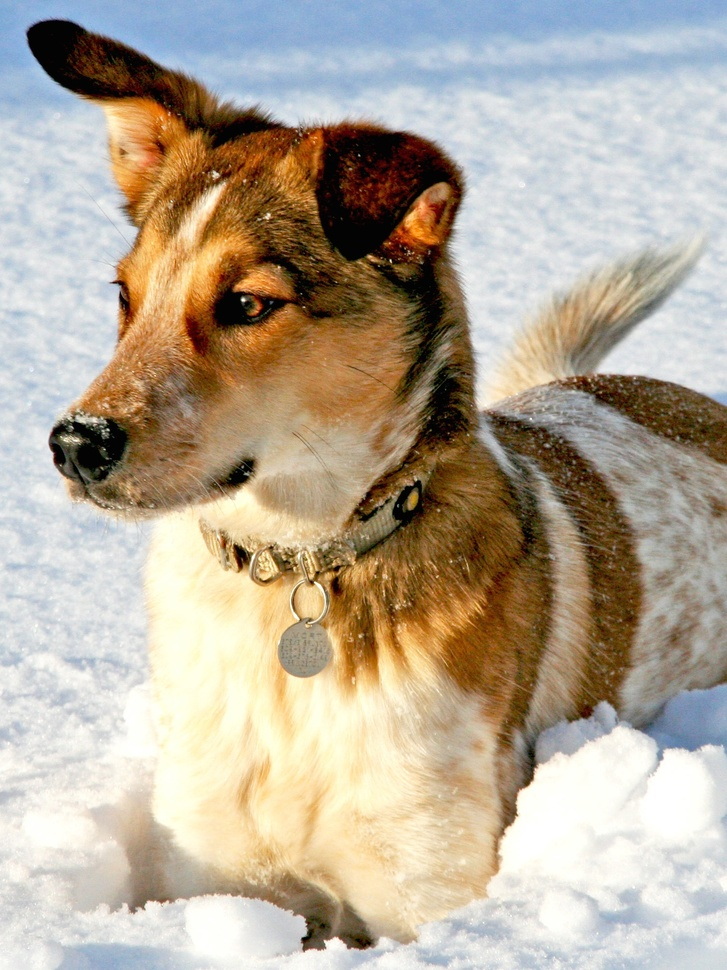
#> input picture svd/data/dog.jpg, 727 x 970 px, shrunk from 1500 x 2000 before the run, found by its file name
$ jupyter execute image_compression.ipynb
#> lines starting #> are read from the running program, lines starting #| are printed output that depends on the picture
[cell 1]
import numpy as np
import matplotlib.pyplot as plt
import cv2
import os
os.chdir("/home/ricardo/estudos/svd")

[cell 2]
img = cv2.imread("/home/ricardo/estudos/svd/data/dog.jpg")
#> img is the input picture: shape (970, 727, 3); mean B, G, R 152, 169.5, 181.4
gray_image = cv2.cvtColor(img, cv2.COLOR_BGR2GRAY)
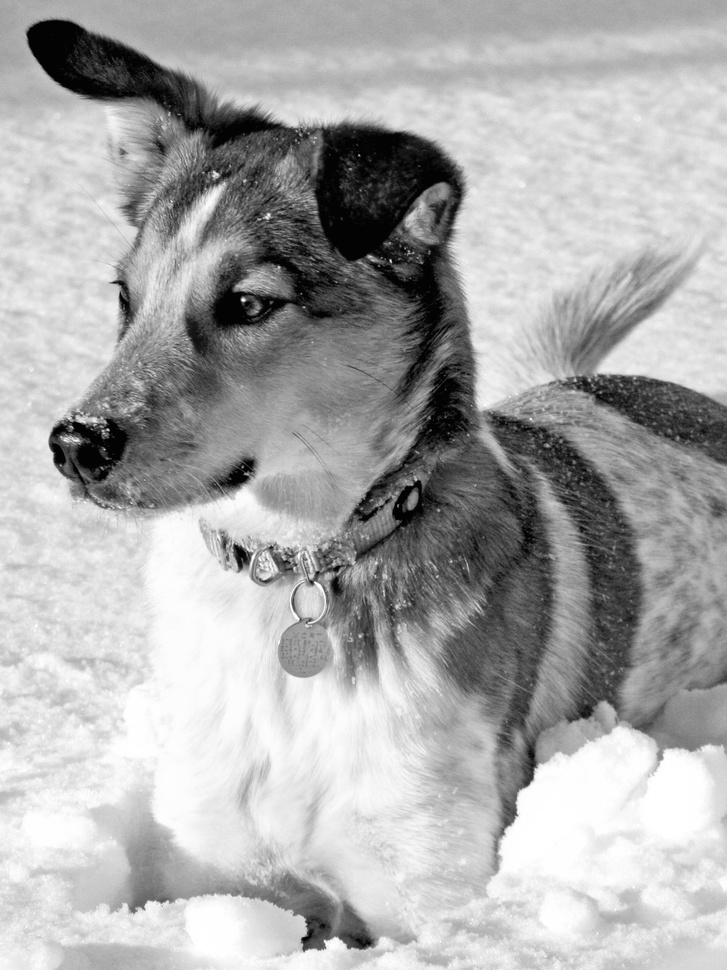
#> gray_image: shape (970, 727); min 0, max 255, mean 171.1

[cell 3]
U, S, V = np.linalg.svd(gray_image, full_matrices=True)
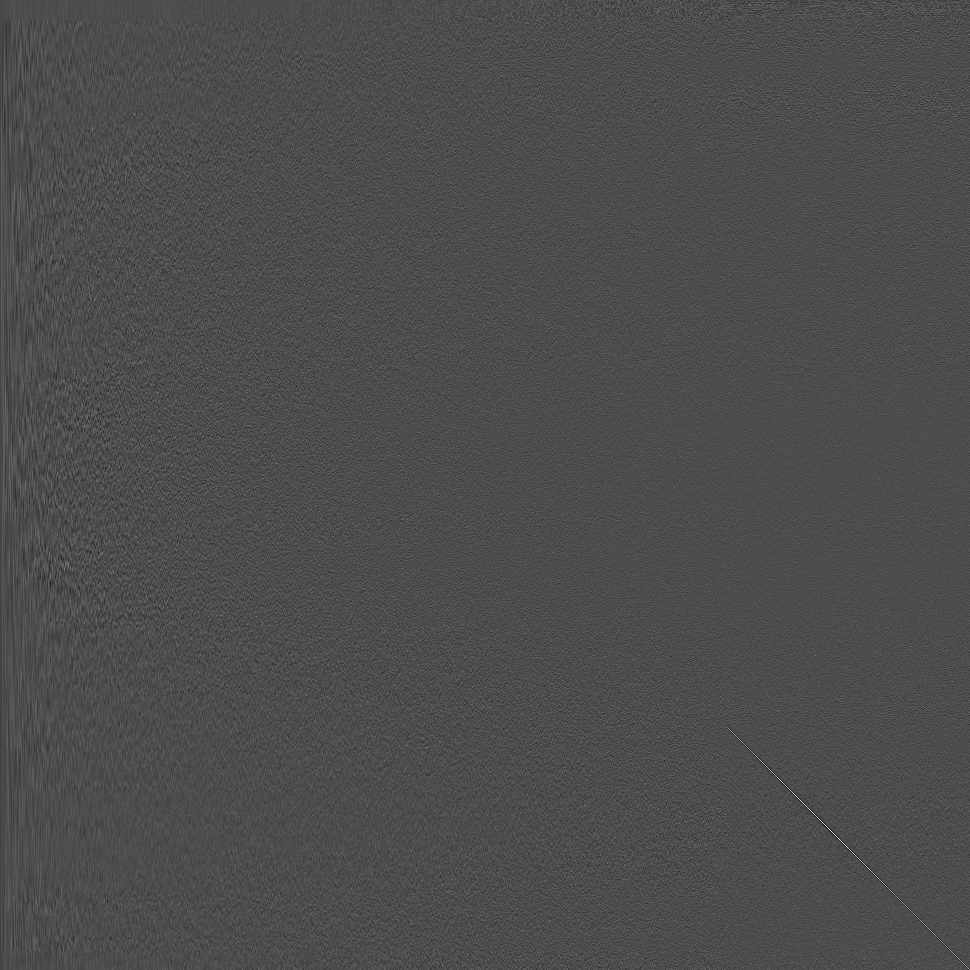
#> U: shape (970, 970) float64; min -0.287, max 0.659, mean -2.41e-05; drawn with min black and max white
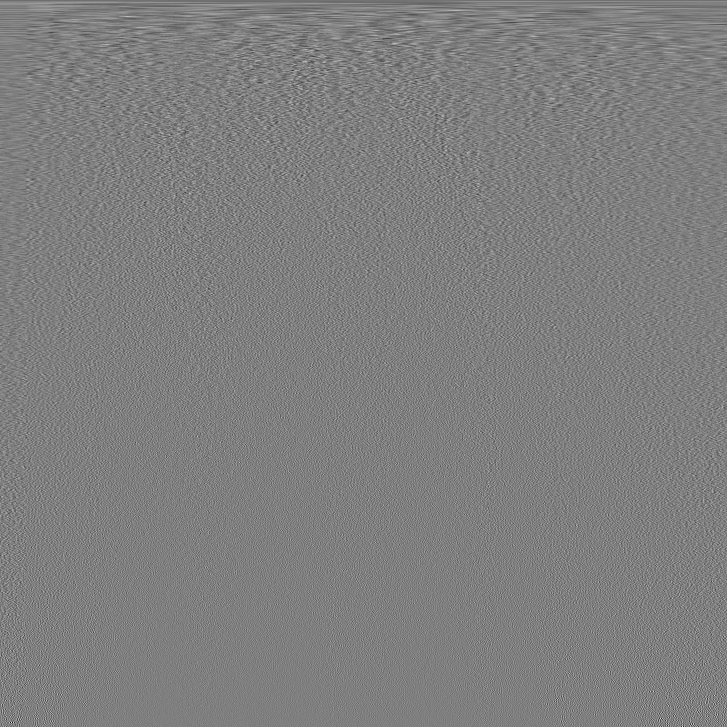
#> V: shape (727, 727) float64; min -0.342, max 0.343, mean -5.97e-05; drawn with min black and max white
#> S = 727 values, max 146906.3 at index 0, min 6.51 at index 726, mean 670.9
S = np.diag(S)

[cell 4]
# Aproximações de diferentes ranks
for r in (5, 20, 100):
    Xapprox = U[:, :r] @ S[0:r, :r] @ V[:r, :]

    plt.imshow(Xapprox, cmap='gray')
    plt.axis('off')
    plt.title(f'r = {r}')

    plt.show()
#> this loop made 3 passes
#> pass 1, `Xapprox = U[:, :r] @ S[0:r, :r] @ V[:r, :]`:
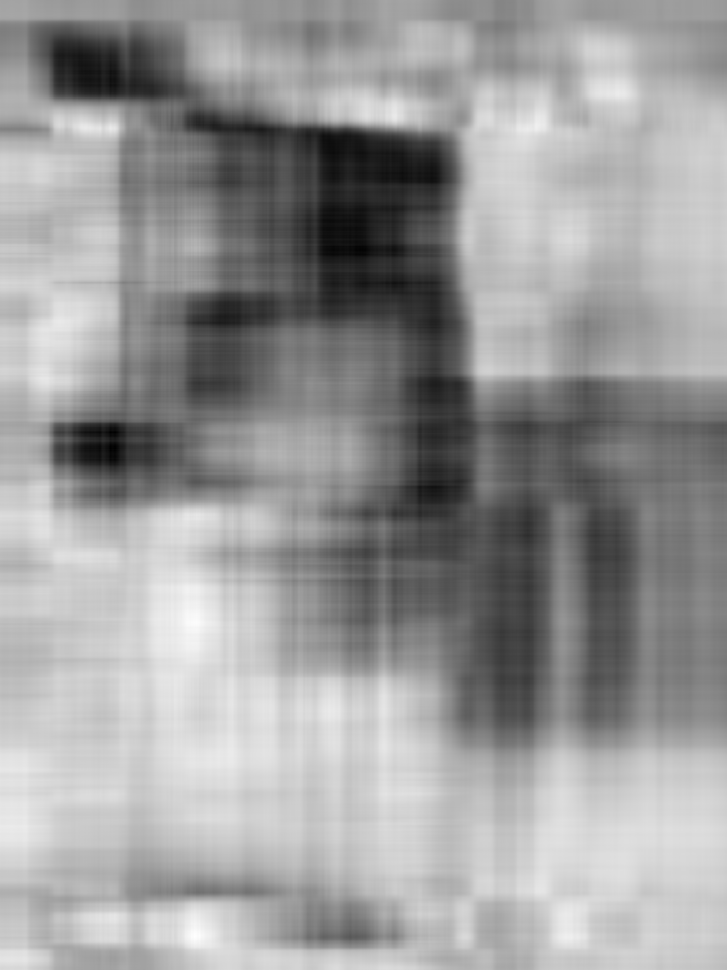
#> Xapprox: shape (970, 727) float64; min -3.34, max 284.2, mean 171; drawn with min black and max white
#> pass 2, `Xapprox = U[:, :r] @ S[0:r, :r] @ V[:r, :]`:
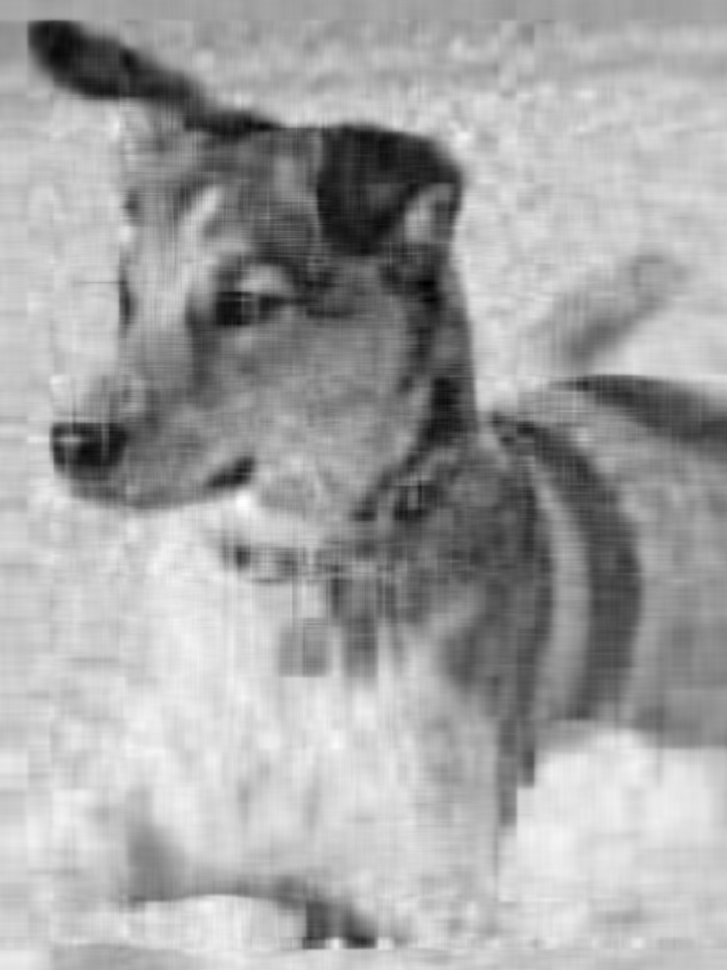
#> Xapprox: shape (970, 727) float64; min -33.86, max 284.8, mean 171.1; drawn with min black and max white

[cell 5]
#Irá mostrar os valores singulares em ordem decrescente.
plt.figure(1)
plt.semilogy(np.diag(S))
plt.title('Singular Values')
plt.show()
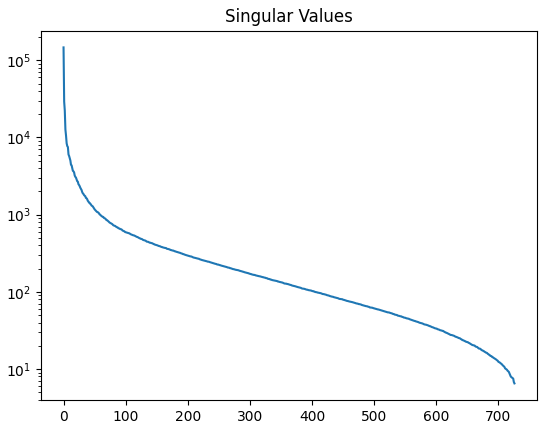
#> figure drawn by matplotlib, 1 panel; curve peaks at x = 0, y = 146906.3

#Mostra a proporção cumulativa, indicando quão rápido a soma atinge certo valor percentual significativo da soma total
plt.figure(2)
plt.plot(np.cumsum(np.diag(S))/np.sum(np.diag(S)))
plt.title('Singular Values: Cumulative Sum')
plt.show()
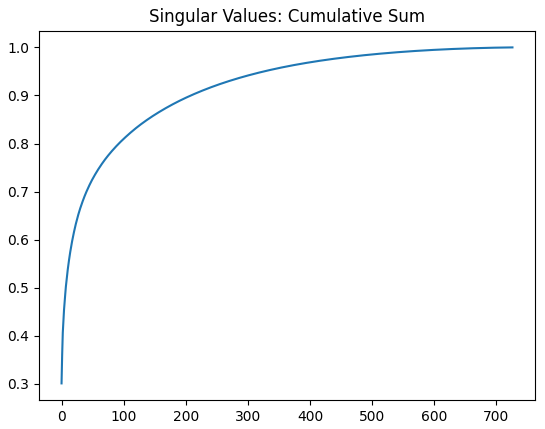
#> figure drawn by matplotlib, 1 panel; curve peaks at x = 726, y = 1
